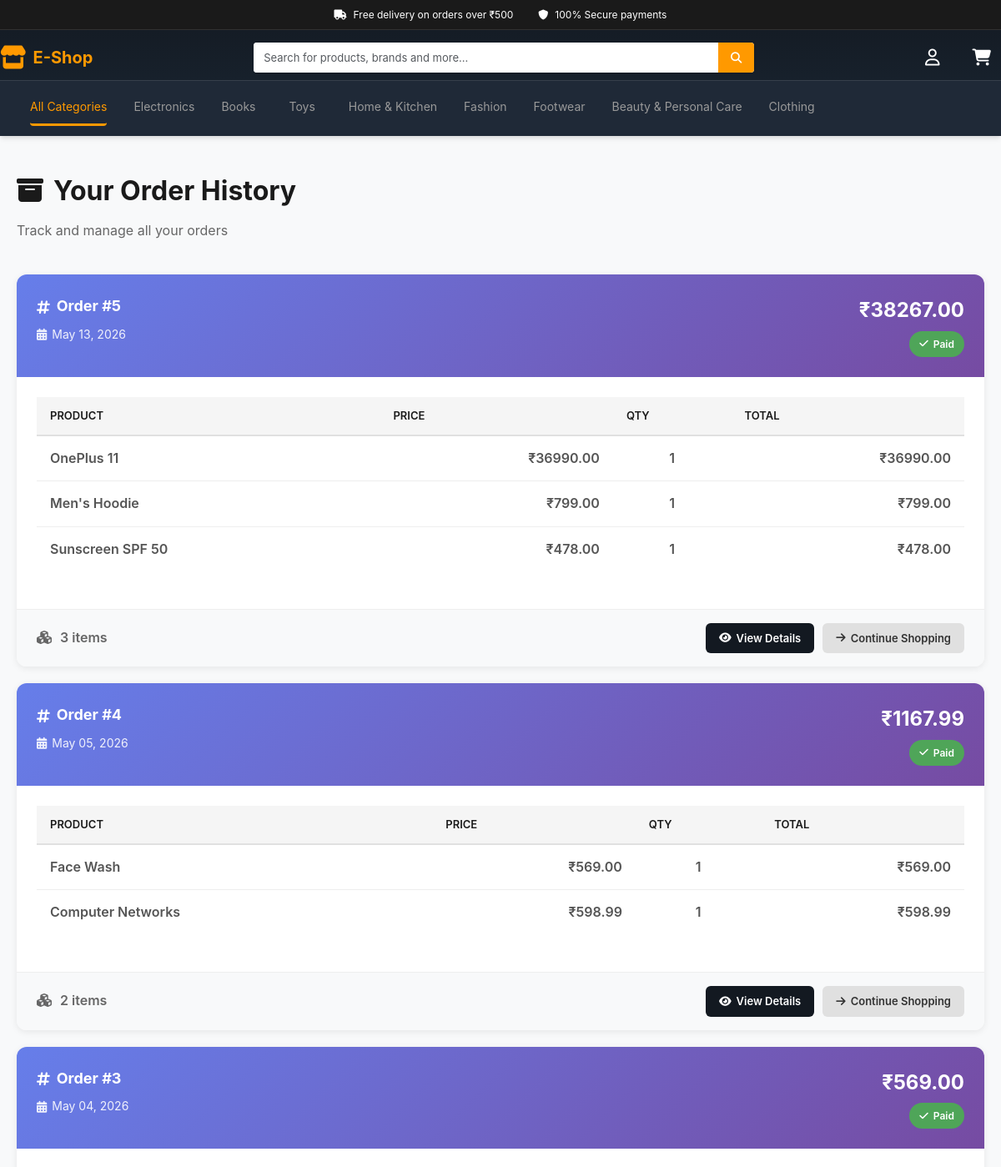
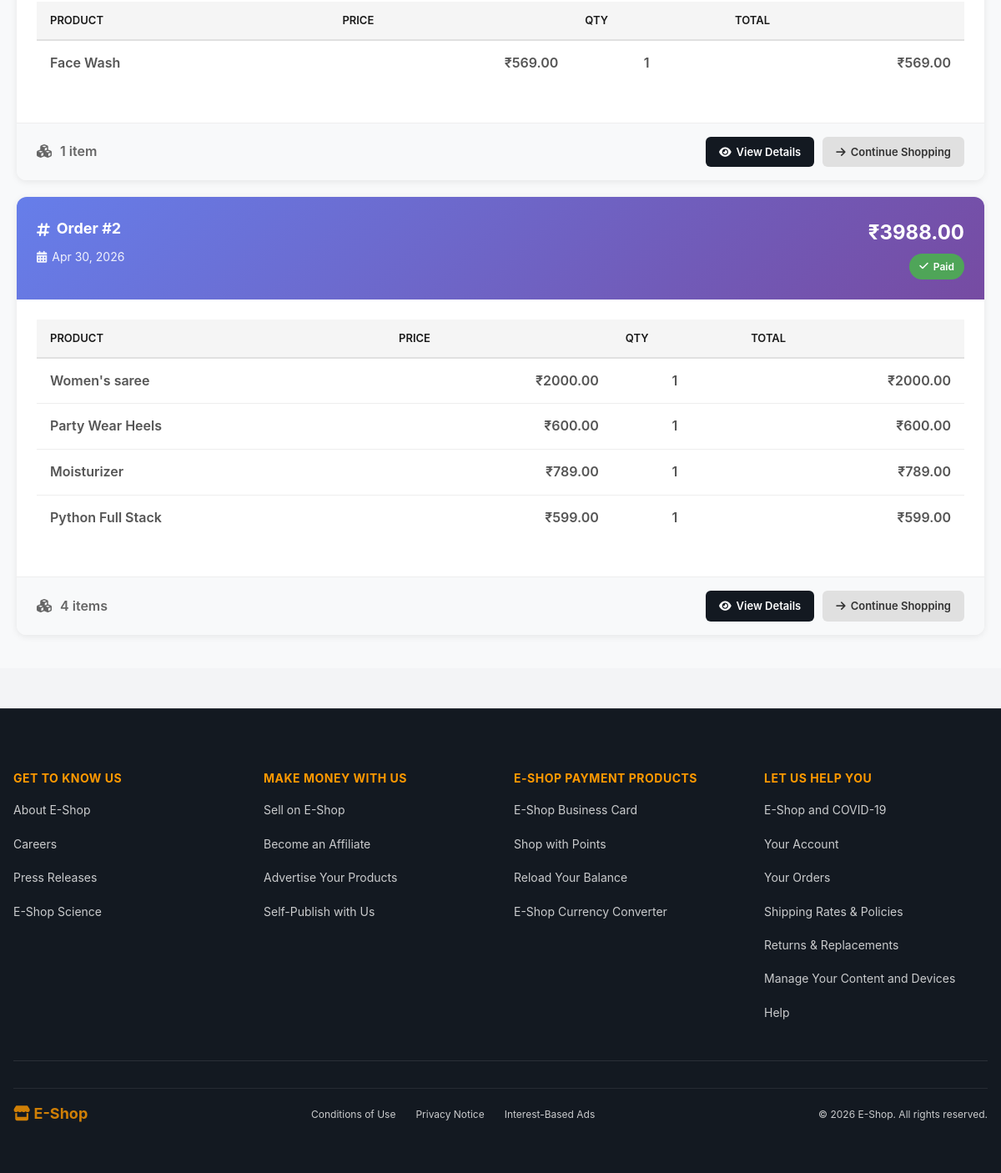
/orders/history/ (signed in), run on the app's committed database (2 pictures, top to bottom).
### products/models.py (models this page shows, shortened)
class Category(models.Model):
    name = models.CharField(max_length=200, unique=True)
    slug = models.SlugField(max_length=200, unique=True)
    icon = models.CharField(max_length=50, blank=True, help_text="Font Awesome icon class")
    class Meta:
        verbose_name_plural = 'categories'

class Product(models.Model):
    category = models.ForeignKey(Category, related_name='products', on_delete=models.CASCADE)
    name = models.CharField(max_length=200)
    slug = models.SlugField(max_length=200)
    description = models.TextField(blank=True)
    price = models.DecimalField(max_digits=10, decimal_places=2)
    image = models.ImageField(upload_to='products/%Y/%m/%d', blank=True)
    stock = models.PositiveIntegerField(default=10)
    available = models.BooleanField(default=True)
    created = models.DateTimeField(auto_now_add=True)
    updated = models.DateTimeField(auto_now=True)
    class Meta:
        ordering = ('-created',)

### orders/models.py (models this page shows, shortened)
class Order(models.Model):
    user = models.ForeignKey(settings.AUTH_USER_MODEL, related_name='orders', on_delete=models.CASCADE)
    first_name = models.CharField(max_length=50)
    last_name = models.CharField(max_length=50)
    email = models.EmailField()
    phone_number = models.CharField(max_length=20, blank=False)
    address = models.CharField(max_length=250)
    city = models.CharField(max_length=100)
    state = models.CharField(max_length=100, blank=False)
    postal_code = models.CharField(max_length=20)
    country = models.CharField(max_length=100, blank=False)
    created = models.DateTimeField(auto_now_add=True)
    updated = models.DateTimeField(auto_now=True)
    paid = models.BooleanField(default=False)
    class Meta:
        ordering = ('-created',)
    def get_total_cost(self):
        return sum(item.get_cost() for item in self.items.all())

class OrderItem(models.Model):
    order = models.ForeignKey(Order, related_name='items', on_delete=models.CASCADE)
    product = models.ForeignKey(Product, related_name='order_items', on_delete=models.CASCADE)
    price = models.DecimalField(max_digits=10, decimal_places=2)
    quantity = models.PositiveIntegerField(default=1)
    def get_cost(self):
        return self.price * self.quantity

### orders/views.py (the view)
# urls.py: path('history/', views.order_history, name='order_history'),
@login_required
def order_history(request):
    orders = Order.objects.filter(user=request.user)
    return render(request, 'orders/history.html', {'orders': orders})

### products/context_processors.py (called while the page is built)
def categories_processor(request):
    return {
        'global_categories': Category.objects.all()
    }

### templates/orders/history.html (shortened to what this page needs)
{% extends 'base.html' %}
{% block content %}
<div class="order-history-container">
    <div class="order-history-header">
        <h1><i class="fa-solid fa-box-archive" style="margin-right: 12px;"></i>Your Order History</h1>
        <p>Track and manage all your orders</p>
    </div>
    {% if orders %}
        <div class="orders-grid">
            {% for order in orders %}
                <div class="order-card">
                    <div class="order-card-header">
                        <div class="order-info-group">
                            <div class="order-number">
                                <i class="fa-solid fa-hashtag"></i>Order #{{ order.id }}
                            </div>
                            <div class="order-date">
                                <i class="fa-solid fa-calendar-days"></i>
                                {{ order.created|date:"M d, Y" }}
                            </div>
                        </div>
                        <div class="order-total">
                            <div class="order-amount">₹{{ order.get_total_cost }}</div>
                            {% if order.paid %}
                                <span class="order-status paid">
                                    <i class="fa-solid fa-check"></i> Paid
                                </span>
                            {% else %}
                                <span class="order-status unpaid">
                                    <i class="fa-solid fa-clock"></i> Pending
                                </span>
                            {% endif %}
                        </div>
                    </div>
                    <div class="order-card-body">
                        <table class="order-items-table">
                            <thead>
                                <tr>
                                    <th>Product</th>
                                    <th class="price-cell">Price</th>
                                    <th class="quantity-cell">Qty</th>
                                    <th class="price-cell">Total</th>
                                </tr>
                            </thead>
                            <tbody>
                                {% for item in order.items.all %}
                                    <tr>
                                        <td class="product-name">{{ item.product.name }}</td>
                                        <td class="price-cell">₹{{ item.price }}</td>
                                        <td class="quantity-cell">{{ item.quantity }}</td>
                                        <td class="price-cell">₹{{ item.get_cost }}</td>
                                    </tr>
                                {% endfor %}
                            </tbody>
                        </table>
                    </div>
                    <div class="order-card-footer">
                        <span style="color: #666; font-weight: 600;">
                            <i class="fa-solid fa-cubes" style="margin-right: 6px;"></i>
                            {{ order.items.all|length }} item{{ order.items.all|length|pluralize }}
                        </span>
                        <div class="order-actions">
                            <a href="{% url 'orders:order_success' order.id %}" class="order-action-link order-action-primary">
                                <i class="fa-solid fa-eye"></i>View Details
                            </a>
                            <a href="{% url 'products:product_list' %}" class="order-action-link order-action-secondary">
                                <i class="fa-solid fa-arrow-right"></i>Continue Shopping
                            </a>
                        </div>
                    </div>
                </div>
            {% endfor %}
        </div>
    {% endif %}
</div>
{% endblock %}

### templates/base.html (shortened to what this page needs)
{% load static %}
<!DOCTYPE html>
<html lang="en">
<head>
    <link rel="stylesheet" href="{% static 'css/style.css' %}?v=3.0">
    <link rel="stylesheet" href="https://cdnjs.cloudflare.com/ajax/libs/font-awesome/6.4.0/css/all.min.css">
</head>
<body>
    <header class="header">
        <div class="top-bar">
            <div class="container">
                <span><i class="fa-solid fa-truck"></i> Free delivery on orders over ₹500</span>
                <span><i class="fa-solid fa-shield"></i> 100% Secure payments</span>
            </div>
        </div>
        <div class="navbar container">
            <a href="{% url 'products:product_list' %}" class="logo">
                <i class="fa-solid fa-store"></i>
                <span>E-Shop</span>
            </a>
            <div class="search-bar">
                <form action="{% url 'products:product_list' %}" method="get">
                    <input type="text" name="q" placeholder="Search for products, brands and more..." value="{{ request.GET.q }}" autocomplete="off">
                    <button type="submit">
                        <i class="fa-solid fa-magnifying-glass"></i>
                    </button>
                </form>
            </div>
            <nav class="nav-links">
                {% if request.user.is_authenticated %}
                    <div class="nav-item dropdown">
                        <button class="dropdown-toggle">
                            <i class="fa-regular fa-user"></i>
                        </button>
                    </div>
                {% else %}
                    <a href="{% url 'users:login' %}" class="nav-item">
                        <i class="fa-regular fa-user"></i>
                        <span>Hello, Sign in</span>
                    </a>
                {% endif %}
                <a href="{% url 'cart:cart_detail' %}" class="nav-item cart-icon">
                    <i class="fa-solid fa-cart-shopping"></i>
                </a>
            </nav>
        </div>
        <div class="categories-bar">
            <div class="container">
                <div class="categories-menu">
                    <div class="categories-list" id="categories-list">
                        <a href="{% url 'products:product_list' %}" class="category-link active">All Categories</a>
                        {% for c in global_categories %}
                            <a href="{% url 'products:product_list_by_category' c.slug %}" class="category-link">
                                {{ c.name }}
                            </a>
                        {% endfor %}
                    </div>
                </div>
            </div>
        </div>
    </header>
    <main class="main-content">
        {% block content %}
        {% endblock %}
    </main>
    <footer class="footer">
        <div class="container">
            <div class="footer-content">
                <div class="footer-section">
                    <h3>Get to Know Us</h3>
                    <a href="#">About E-Shop</a>
                    <a href="#">Careers</a>
                    <a href="#">Press Releases</a>
                    <a href="#">E-Shop Science</a>
                </div>
                <div class="footer-section">
                    <h3>Make Money with Us</h3>
                    <a href="#">Sell on E-Shop</a>
                    <a href="#">Become an Affiliate</a>
                    <a href="#">Advertise Your Products</a>
                    <a href="#">Self-Publish with Us</a>
                </div>
                <div class="footer-section">
                    <h3>E-Shop Payment Products</h3>
                    <a href="#">E-Shop Business Card</a>
                    <a href="#">Shop with Points</a>
                    <a href="#">Reload Your Balance</a>
                    <a href="#">E-Shop Currency Converter</a>
                </div>
                <div class="footer-section">
                    <h3>Let Us Help You</h3>
                    <a href="#">E-Shop and COVID-19</a>
                    <a href="#">Your Account</a>
                    <a href="#">Your Orders</a>
                    <a href="#">Shipping Rates & Policies</a>
                    <a href="#">Returns & Replacements</a>
                    <a href="#">Manage Your Content and Devices</a>
                    <a href="#">Help</a>
                </div>
            </div>
            <div class="footer-bottom">
                <div class="footer-logo">
                    <a href="{% url 'products:product_list' %}">
                        <i class="fa-solid fa-store"></i> E-Shop
                    </a>
                </div>
                <div class="footer-links">
                    <a href="#">Conditions of Use</a>
                    <a href="#">Privacy Notice</a>
                    <a href="#">Interest-Based Ads</a>
                </div>
                <div class="footer-copyright">
                    <p>&copy; 2026 E-Shop. All rights reserved.</p>
                </div>
            </div>
        </div>
    </footer>
</body>
</html>

### templates/base.html (style rules this page uses)
.top-bar { background: #1a1a1a; padding: 8px 0; font-size: 12px; }
.top-bar .container { display: flex; justify-content: center; gap: 30px; flex-wrap: wrap; }
.top-bar span { display: flex; align-items: center; gap: 8px; }
.navbar { display: flex; align-items: center; gap: 20px; padding: 15px 0; flex-wrap: wrap; }
.logo { display: flex; align-items: center; gap: 8px; font-size: 24px; font-weight: 700; color: var(--secondary-color); white-space: nowrap; flex-shrink: 0; }
.logo i { font-size: 28px; }
.logo span { display: inline; }
.search-bar { flex: 1; min-width: 200px; }
.search-bar form { display: flex; background: white; border-radius: 4px; overflow: hidden; }
.search-bar input { flex: 1; border: none; padding: 10px 12px; font-size: 13px; outline: none; }
.search-bar button { background: var(--secondary-color); color: white; border: none; padding: 0 15px; cursor: pointer; transition: background 0.3s; }
.nav-links { display: flex; align-items: center; gap: 15px; flex-shrink: 0; }
.nav-item { display: flex; align-items: center; gap: 5px; color: white; font-size: 13px; white-space: nowrap; position: relative; }
.cart-icon { position: relative; }
.dropdown { position: relative; }
.dropdown-toggle { display: flex; align-items: center; gap: 5px; color: white; background: none; border: none; font-size: 13px; cursor: pointer; white-space: nowrap; }
.categories-bar { background: var(--accent-color); border-top: 1px solid rgba(255,255,255,0.1); }
.categories-menu { display: flex; align-items: center; }
.categories-list { display: flex; align-items: center; gap: 32px; flex: 1; overflow-x: auto; padding: 0 20px; margin: 0; list-style: none; scrollbar-width: none; -ms-overflow-style: none; }
.category-link { color: #999; padding: 14px 20px; font-size: 13px; display: flex; align-items: center; gap: 8px; white-space: nowrap; transition: all 0.3s; border-bottom: 3px solid transparent; border-radius: 4px; }
.category-link.active { color: var(--secondary-color); border-bottom-color: var(--secondary-color); }

### data on the page
Category: name "Electronics"
Category: name "Books"
Category: name "Toys"
Category: name "Home & Kitchen"
Category: name "Fashion"
Category: name "Footwear"
Category: name "Beauty & Personal Care"
Category: name "Clothing"
Order: id "5", created "May 13, 2026", get_total_cost "38267.00", paid True (drawn), items.all|length "3"
OrderItem: product.name "OnePlus 11", price "36990.00", quantity "1", get_cost "36990.00"
OrderItem: product.name "Men's Hoodie", price "799.00", quantity "1", get_cost "799.00"
OrderItem: product.name "Sunscreen SPF 50", price "478.00", quantity "1", get_cost "478.00"
Order: id "4", created "May 05, 2026", get_total_cost "1167.99", paid True (drawn), items.all|length "2"
OrderItem: product.name "Face Wash", price "569.00", quantity "1", get_cost "569.00"
OrderItem: product.name "Computer Networks", price "598.99", quantity "1", get_cost "598.99"
Order: id "3", created "May 04, 2026", get_total_cost "569.00", paid True (drawn), items.all|length "1"
OrderItem: product.name "Face Wash", price "569.00", quantity "1", get_cost "569.00"
Order: id "2", created "Apr 30, 2026", get_total_cost "3988.00", paid True (drawn), items.all|length "4"
OrderItem: product.name "Women's saree", price "2000.00", quantity "1", get_cost "2000.00"
OrderItem: product.name "Party Wear Heels", price "600.00", quantity "1", get_cost "600.00"
OrderItem: product.name "Moisturizer", price "789.00", quantity "1", get_cost "789.00"
OrderItem: product.name "Python Full Stack", price "599.00", quantity "1", get_cost "599.00"
